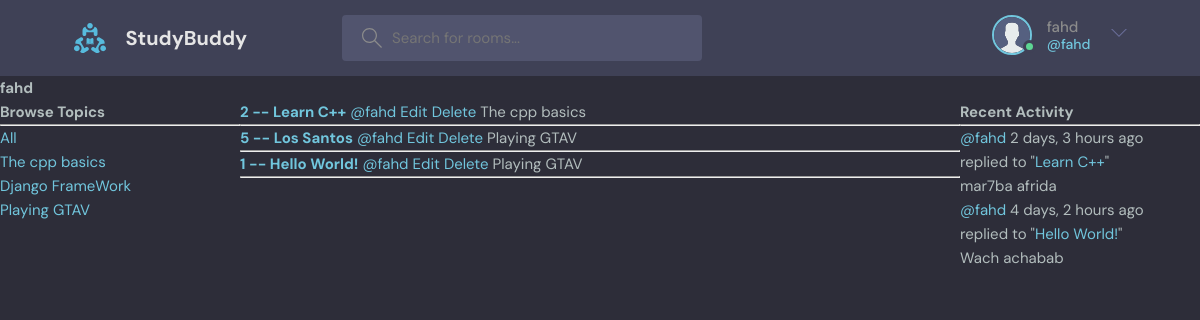
Page /user-profile/1/ (signed in) on the earlier database version.
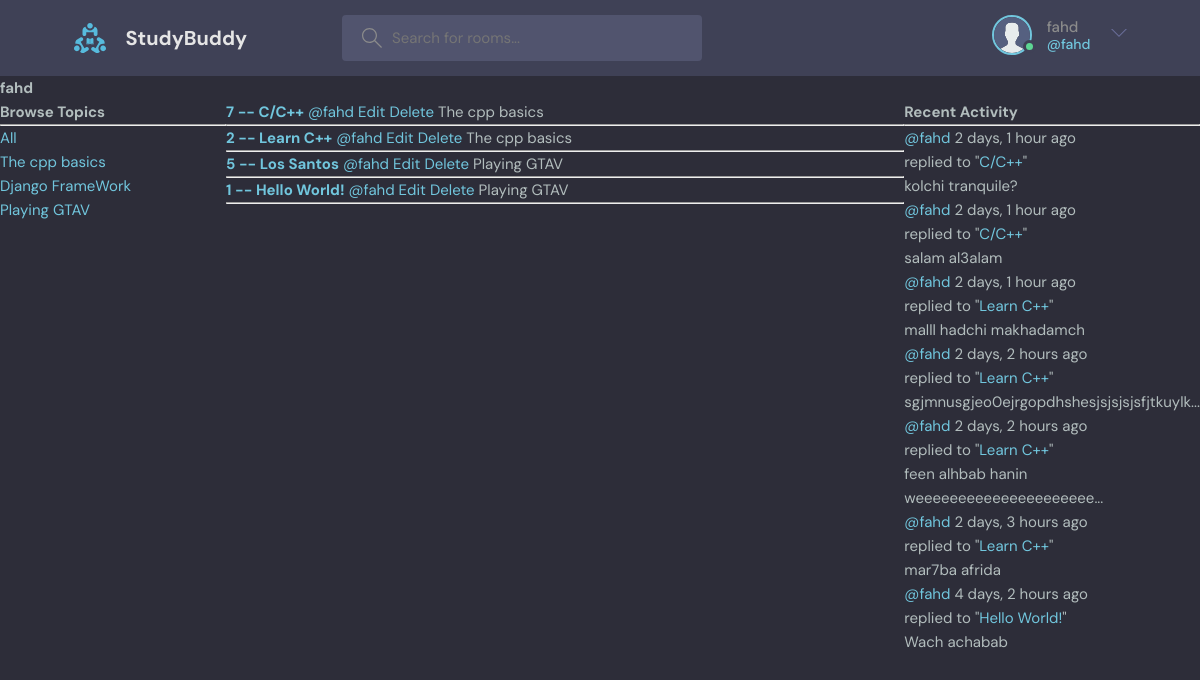
Same page on the later database version.
### base/models.py (models this page shows, shortened)
class Topic(models.Model):
    name = models.CharField(max_length=200)

class Room(models.Model):
    members = models.ManyToManyField(User, related_name='members', blank=True)
    host = models.ForeignKey(User, on_delete=models.SET_NULL, null=True)
    topic = models.ForeignKey(Topic, on_delete=models.SET_NULL, null=True)
    name = models.CharField(max_length=200)
    description = models.TextField(null=True, blank=True)
    updated = models.DateTimeField(auto_now=True)
    created = models.DateTimeField(auto_now_add=True)
    def __str__(self):
        return self.name
    class Meta:
        ordering = ['-updated', '-created']

class Message(models.Model):
    user = models.ForeignKey(User ,on_delete=models.CASCADE)
    room = models.ForeignKey(Room, on_delete=models.CASCADE)
    body = models.TextField()
    updated = models.DateTimeField(auto_now=True)
    created = models.DateTimeField(auto_now_add=True)
    def __str__(self):
        r = self.body[0:40]
        if len(self.body) > 40:r+='...'
        return r
    class Meta:
        ordering = ['-updated', '-created']

### base/views.py (the view)
# urls.py: path('user-profile/<str:pk>/', views.userProfile, name='user-profile'),
def userProfile(request, pk):
    user = User.objects.get(id=pk)
    rooms = user.room_set.all()
    msgs = user.message_set.all()
    topics = Topic.objects.all()
    context = {'user':user, 'rooms':rooms, 'msgs':msgs, 'topics':topics}
    return render(request, 'base/profile.html', context)

### base/templates/base/profile.html (shortened to what this page needs)
{% include 'main.html' %}
{% block content %}
<h1>{{user.username}}</h1>
<div class="profile-container">
    <div>
        {% include 'base/topics.html' %}
    </div>
    <div>
        {% include 'base/feed.html' %}
    </div>
    <div>
        {% include 'base/activity.html' %}
    </div>
</div>
{% endblock content %}

### base/templates/base/topics.html
<h3>Browse Topics</h3>
<hr>
<div>
    <a href="{% url 'home' %}">All</a>
</div>
{% for topic in topics %}
    <div>
        <a href="{% url 'home' %}?q={{topic.name}}">{{topic.name}}</a>
    </div>
{% endfor %}

### base/templates/base/feed.html
<div>
{% for room in rooms %}
    <div>
        <a href="{% url 'room' room.id %}"><h5>{{room.id}} -- {{room.name}}</h5></a>
        <a href="{% url 'user-profile' room.host.id %}">@{{room.host.username}}</a>
        {% if request.user == room.host %}
            <a href="{% url 'update-room' room.id %}">Edit</a>
            <a href="{% url 'delete-room' room.id %}">Delete</a>
        {% endif %}
        <small>{{room.topic.name}}</small>
        <hr>
    </div>
{% endfor %}
</div>

### base/templates/base/activity.html
<h3>Recent Activity</h3>
<hr>
{% for msg in msgs %}
<div>
    <small><a href="{% url 'user-profile' msg.user.id %}">@{{msg.user}}</a> {{msg.created|timesince}} ago <br></small>
    <small>replied to "<a href="{% url 'room' msg.room.id %}?q={{msg.room.name}}" >{{msg.room}}</a>"</small>
    <p>{{msg}}</p>
</div>
{% endfor %}

Differences in the rows shown:
added Room: id "7", name "C/C++", host.username "fahd", shows "Edit", topic.name "The cpp basics"
added Message: user "fahd", created "2 days, 1 hour", room "C/C++", body "kolchi tranquile?"
added Message: user "fahd", created "2 days, 1 hour", room "C/C++", body "salam al3alam"
added Message: user "fahd", created "2 days, 1 hour", room "Learn C++", body "malll hadchi makhadamch"
added Message: user "fahd", created "2 days, 2 hours", room "Learn C++", body "sgjmnusgjeo0ejrgopdhshesjsjsjsjsfjtkuylk..."
added Message: user "fahd", created "2 days, 2 hours", room "Learn C++", body "feen alhbab hanin weeeeeeeeeeeeeeeeeeeee..."
